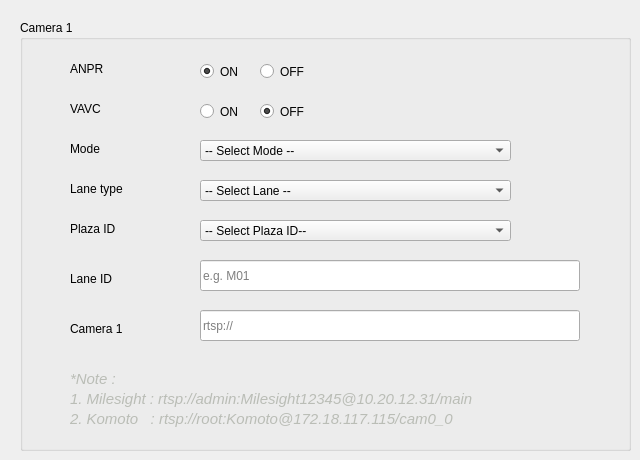
      <widget class="QWidget" name="tab_cam1">
       <property name="cursor">
        <cursorShape>ArrowCursor</cursorShape>
       </property>
       <attribute name="title">
        <string>Cam 1</string>
       </attribute>
       <widget class="QGroupBox" name="groupBox_anpr_config_cam1">
        <property name="geometry">
         <rect>
          <x>20</x>
          <y>20</y>
          <width>611</width>
          <height>431</height>
         </rect>
        </property>
        <property name="title">
         <string>Camera 1 </string>
        </property>
        <widget class="QLabel" name="label_plaza_id_cam1">
         <property name="geometry">
          <rect>
           <x>50</x>
           <y>200</y>
           <width>67</width>
           <height>17</height>
          </rect>
         </property>
         <property name="text">
          <string>Plaza ID</string>
         </property>
        </widget>
        <widget class="QComboBox" name="comboBox_plaza_id_cam1">
         <property name="enabled">
          <bool>true</bool>
         </property>
         <property name="geometry">
          <rect>
           <x>180</x>
           <y>200</y>
           <width>311</width>
           <height>21</height>
          </rect>
         </property>
         <property name="cursor">
          <cursorShape>PointingHandCursor</cursorShape>
         </property>
         <property name="mouseTracking">
          <bool>true</bool>
         </property>
         <property name="whatsThis">
          <string/>
         </property>
         <property name="autoFillBackground">
          <bool>false</bool>
         </property>
         <property name="editable">
          <bool>false</bool>
         </property>
         <property name="currentText">
          <string>-- Select Plaza ID--</string>
         </property>
         <property name="currentIndex">
          <number>0</number>
         </property>
         <property name="maxVisibleItems">
          <number>10</number>
         </property>
         <property name="sizeAdjustPolicy">
          <enum>QComboBox::AdjustToMinimumContentsLength</enum>
         </property>
         <property name="minimumContentsLength">
          <number>5</number>
         </property>
         <property name="frame">
          <bool>true</bool>
         </property>
         <item>
          <property name="text">
           <string>-- Select Plaza ID--</string>
          </property>
         </item>
         <item>
          <property name="text">
           <string>101 - Gombak</string>
          </property>
         </item>
         <item>
          <property name="text">
           <string>100 - Bentong</string>
          </property>
         </item>
         <item>
          <property name="text">
           <string>801 - Karak</string>
          </property>
         </item>
         <item>
          <property name="text">
           <string>802 - Lanchang</string>
          </property>
         </item>
         <item>
          <property name="text">
           <string>803 - Temerloh</string>
          </property>
         </item>
         <item>
          <property name="text">
           <string>804 - Chenor</string>
          </property>
         </item>
         <item>
          <property name="text">
           <string>805 - Maran</string>
          </property>
         </item>
         <item>
          <property name="text">
           <string>806 - Srijaya</string>
          </property>
         </item>
         <item>
          <property name="text">
           <string>807 - Gambang</string>
          </property>
         </item>
         <item>
          <property name="text">
           <string>808 - Kuantan</string>
          </property>
         </item>
         <item>
          <property name="text">
           <string>809 - Jabor 1</string>
          </property>
         </item>
        </widget>
        <widget class="QLabel" name="label_lane_type_cam1">
         <property name="geometry">
          <rect>
           <x>50</x>
           <y>160</y>
           <width>91</width>
           <height>17</height>
          </rect>
         </property>
         <property name="text">
          <string>Lane type</string>
         </property>
        </widget>
        <widget class="QLabel" name="label_mode_cam1">
         <property name="geometry">
          <rect>
           <x>50</x>
           <y>120</y>
           <width>91</width>
           <height>17</height>
          </rect>
         </property>
         <property name="text">
          <string>Mode</string>
         </property>
        </widget>
        <widget class="QComboBox" name="comboBox_lane_type_cam1">
         <property name="enabled">
          <bool>true</bool>
         </property>
         <property name="geometry">
          <rect>
           <x>180</x>
           <y>160</y>
           <width>311</width>
           <height>21</height>
          </rect>
         </property>
         <property name="cursor">
          <cursorShape>PointingHandCursor</cursorShape>
         </property>
         <property name="mouseTracking">
          <bool>true</bool>
         </property>
         <property name="whatsThis">
          <string/>
         </property>
         <property name="autoFillBackground">
          <bool>false</bool>
         </property>
         <property name="editable">
          <bool>false</bool>
         </property>
         <property name="currentText">
          <string>-- Select Lane --</string>
         </property>
         <property name="currentIndex">
          <number>0</number>
         </property>
         <property name="sizeAdjustPolicy">
          <enum>QComboBox::AdjustToMinimumContentsLength</enum>
         </property>
         <property name="minimumContentsLength">
          <number>5</number>
         </property>
         <item>
          <property name="text">
           <string>-- Select Lane --</string>
          </property>
         </item>
         <item>
          <property name="text">
           <string>Offline</string>
          </property>
         </item>
         <item>
          <property name="text">
           <string>Quatriz</string>
          </property>
         </item>
         <item>
          <property name="text">
           <string>Teras</string>
          </property>
         </item>
        </widget>
        <widget class="QComboBox" name="comboBox_mode_cam1">
         <property name="enabled">
          <bool>true</bool>
         </property>
         <property name="geometry">
          <rect>
           <x>180</x>
           <y>120</y>
           <width>311</width>
           <height>21</height>
          </rect>
         </property>
         <property name="cursor">
          <cursorShape>PointingHandCursor</cursorShape>
         </property>
         <property name="mouseTracking">
          <bool>true</bool>
         </property>
         <property name="whatsThis">
          <string/>
         </property>
         <property name="autoFillBackground">
          <bool>false</bool>
         </property>
         <property name="editable">
          <bool>false</bool>
         </property>
         <property name="currentText">
          <string>-- Select Mode --</string>
         </property>
         <property name="currentIndex">
          <number>0</number>
         </property>
         <property name="sizeAdjustPolicy">
          <enum>QComboBox::AdjustToMinimumContentsLength</enum>
         </property>
         <property name="minimumContentsLength">
          <number>5</number>
         </property>
         <item>
          <property name="text">
           <string>-- Select Mode --</string>
          </property>
         </item>
         <item>
          <property name="text">
           <string>Online</string>
          </property>
         </item>
         <item>
          <property name="text">
           <string>Offline</string>
          </property>
         </item>
        </widget>
        <widget class="QLabel" name="label_1_milesight_16">
         <property name="geometry">
          <rect>
           <x>50</x>
           <y>370</y>
           <width>481</width>
           <height>17</height>
          </rect>
         </property>
         <property name="font">
          <font>
           <pointsize>11</pointsize>
           <italic>true</italic>
          </font>
         </property>
         <property name="styleSheet">
          <string notr="true">QLabel{
color:rgb(186, 189, 182)
}</string>
         </property>
         <property name="text">
          <string>1. Milesight : rtsp://admin:Milesight12345@10.20.12.31/main</string>
         </property>
        </widget>
        <widget class="QLabel" name="label_komoto_16">
         <property name="geometry">
          <rect>
           <x>50</x>
           <y>390</y>
           <width>481</width>
           <height>17</height>
          </rect>
         </property>
         <property name="font">
          <font>
           <pointsize>11</pointsize>
           <italic>true</italic>
          </font>
         </property>
         <property name="styleSheet">
          <string notr="true">QLabel{
color:rgb(186, 189, 182)
}</string>
         </property>
         <property name="text">
          <string>2. Komoto   : rtsp://root:Komoto@172.18.117.115/cam0_0</string>
         </property>
        </widget>
        <widget class="QLabel" name="label_lane_id_cam1">
         <property name="geometry">
          <rect>
           <x>50</x>
           <y>250</y>
           <width>67</width>
           <height>17</height>
          </rect>
         </property>
         <property name="text">
          <string>Lane ID</string>
         </property>
        </widget>
        <widget class="QLabel" name="label_rtsp_cam1">
         <property name="geometry">
          <rect>
           <x>50</x>
           <y>300</y>
           <width>81</width>
           <height>17</height>
          </rect>
         </property>
         <property name="text">
          <string>Camera 1</string>
         </property>
        </widget>
        <widget class="QLineEdit" name="lineEdit_lane_id_cam1">
         <property name="geometry">
          <rect>
           <x>180</x>
           <y>240</y>
           <width>380</width>
           <height>31</height>
          </rect>
         </property>
         <property name="text">
          <string/>
         </property>
         <property name="alignment">
          <set>Qt::AlignLeading|Qt::AlignLeft|Qt::AlignVCenter</set>
         </property>
         <property name="dragEnabled">
          <bool>false</bool>
         </property>
         <property name="placeholderText">
          <string>e.g. M01</string>
         </property>
        </widget>
        <widget class="QLabel" name="label_eg_16">
         <property name="geometry">
          <rect>
           <x>50</x>
           <y>350</y>
           <width>67</width>
           <height>17</height>
          </rect>
         </property>
         <property name="font">
          <font>
           <pointsize>11</pointsize>
           <italic>true</italic>
          </font>
         </property>
         <property name="styleSheet">
          <string notr="true">QLabel{
color:rgb(186, 189, 182)
}</string>
         </property>
         <property name="text">
          <string>*Note : </string>
         </property>
        </widget>
        <widget class="QLineEdit" name="lineEdit_rtsp_cam1">
         <property name="geometry">
          <rect>
           <x>180</x>
           <y>290</y>
           <width>380</width>
           <height>31</height>
          </rect>
         </property>
         <property name="text">
          <string/>
         </property>
         <property name="alignment">
          <set>Qt::AlignLeading|Qt::AlignLeft|Qt::AlignVCenter</set>
         </property>
         <property name="dragEnabled">
          <bool>false</bool>
         </property>
         <property name="placeholderText">
          <string>rtsp://</string>
         </property>
        </widget>
        <widget class="QRadioButton" name="radioButton_off_vavc_cam1">
         <property name="geometry">
          <rect>
           <x>240</x>
           <y>80</y>
           <width>61</width>
           <height>23</height>
          </rect>
         </property>
         <property name="text">
          <string>OFF</string>
         </property>
         <property name="checked">
          <bool>true</bool>
         </property>
         <attribute name="buttonGroup">
          <string notr="true">buttonGroup_vavc_cam1</string>
         </attribute>
        </widget>
        <widget class="QRadioButton" name="radioButton_off_anpr_cam1">
         <property name="geometry">
          <rect>
           <x>240</x>
           <y>40</y>
           <width>61</width>
           <height>23</height>
          </rect>
         </property>
         <property name="text">
          <string>OFF</string>
         </property>
         <attribute name="buttonGroup">
          <string notr="true">buttonGroup_anpr_cam1</string>
         </attribute>
        </widget>
        <widget class="QLabel" name="label_ANPR_cam1">
         <property name="geometry">
          <rect>
           <x>50</x>
           <y>40</y>
           <width>51</width>
           <height>17</height>
          </rect>
         </property>
         <property name="text">
          <string>ANPR</string>
         </property>
        </widget>
        <widget class="QRadioButton" name="radioButton_on_vavc_cam1">
         <property name="geometry">
          <rect>
           <x>180</x>
           <y>80</y>
           <width>51</width>
           <height>23</height>
          </rect>
         </property>
         <property name="text">
          <string>ON</string>
         </property>
         <attribute name="buttonGroup">
          <string notr="true">buttonGroup_vavc_cam1</string>
         </attribute>
        </widget>
        <widget class="QLabel" name="label_VAVC_cam1">
         <property name="geometry">
          <rect>
           <x>50</x>
           <y>80</y>
           <width>51</width>
           <height>17</height>
          </rect>
         </property>
         <property name="text">
          <string>VAVC</string>
         </property>
        </widget>
        <widget class="QRadioButton" name="radioButton_on_anpr_cam1">
         <property name="geometry">
          <rect>
           <x>180</x>
           <y>40</y>
           <width>51</width>
           <height>23</height>
          </rect>
         </property>
         <property name="text">
          <string>ON</string>
         </property>
         <property name="checked">
          <bool>true</bool>
         </property>
         <attribute name="buttonGroup">
          <string notr="true">buttonGroup_anpr_cam1</string>
         </attribute>
        </widget>
       </widget>
      </widget>
